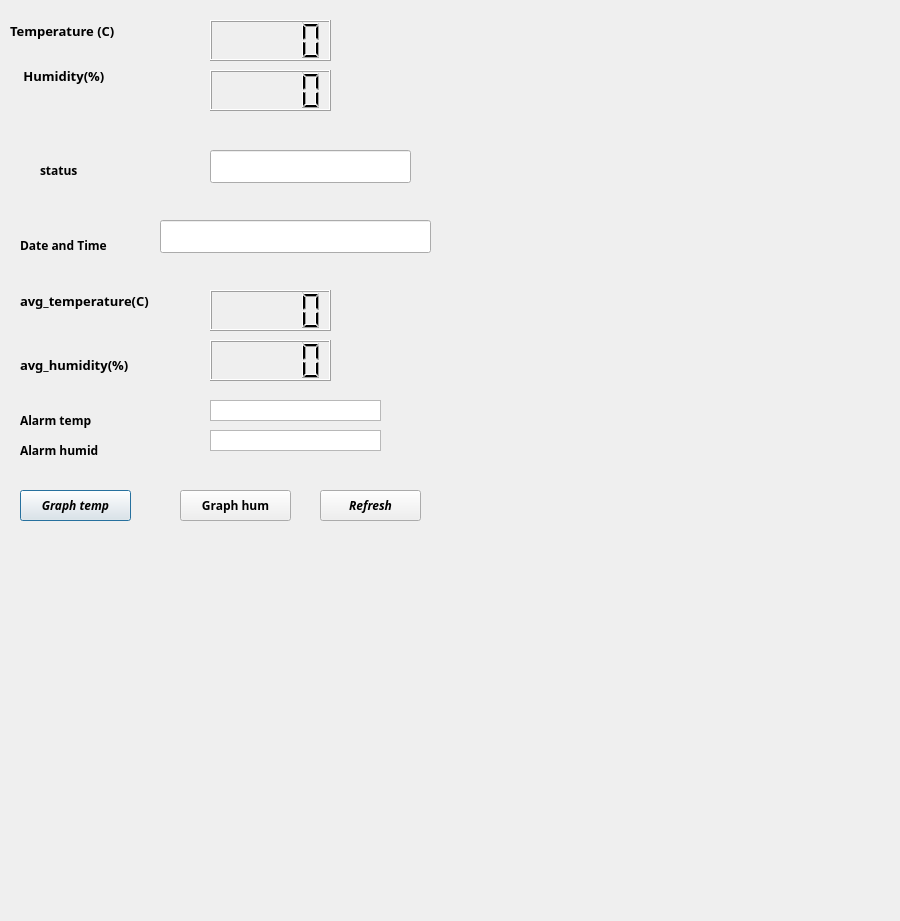
<?xml version="1.0" encoding="UTF-8"?>
<ui version="4.0">
 <class>Dialog</class>
 <widget class="QDialog" name="Dialog">
  <property name="windowModality">
   <enum>Qt::NonModal</enum>
  </property>
  <property name="geometry">
   <rect>
    <x>0</x>
    <y>0</y>
    <width>900</width>
    <height>921</height>
   </rect>
  </property>
  <property name="font">
   <font>
    <family>Sans Serif</family>
    <weight>75</weight>
    <bold>true</bold>
   </font>
  </property>
  <property name="cursor">
   <cursorShape>OpenHandCursor</cursorShape>
  </property>
  <property name="mouseTracking">
   <bool>true</bool>
  </property>
  <property name="windowTitle">
   <string>Dialog</string>
  </property>
  <property name="modal">
   <bool>false</bool>
  </property>
  <widget class="QLabel" name="label_3">
   <property name="geometry">
    <rect>
     <x>40</x>
     <y>160</y>
     <width>61</width>
     <height>21</height>
    </rect>
   </property>
   <property name="font">
    <font>
     <weight>75</weight>
     <bold>true</bold>
    </font>
   </property>
   <property name="mouseTracking">
    <bool>true</bool>
   </property>
   <property name="text">
    <string>status</string>
   </property>
  </widget>
  <widget class="QLabel" name="label_4">
   <property name="geometry">
    <rect>
     <x>20</x>
     <y>220</y>
     <width>131</width>
     <height>51</height>
    </rect>
   </property>
   <property name="text">
    <string>Date and Time</string>
   </property>
  </widget>
  <widget class="QLCDNumber" name="lcdNumber">
   <property name="geometry">
    <rect>
     <x>210</x>
     <y>20</y>
     <width>121</width>
     <height>41</height>
    </rect>
   </property>
  </widget>
  <widget class="QLCDNumber" name="lcdNumber_2">
   <property name="geometry">
    <rect>
     <x>210</x>
     <y>70</y>
     <width>121</width>
     <height>41</height>
    </rect>
   </property>
  </widget>
  <widget class="QLabel" name="label_5">
   <property name="geometry">
    <rect>
     <x>10</x>
     <y>10</y>
     <width>151</width>
     <height>41</height>
    </rect>
   </property>
   <property name="font">
    <font>
     <pointsize>10</pointsize>
     <weight>75</weight>
     <bold>true</bold>
    </font>
   </property>
   <property name="mouseTracking">
    <bool>true</bool>
   </property>
   <property name="text">
    <string>Temperature (C)</string>
   </property>
  </widget>
  <widget class="QLabel" name="label_2">
   <property name="geometry">
    <rect>
     <x>20</x>
     <y>60</y>
     <width>111</width>
     <height>31</height>
    </rect>
   </property>
   <property name="font">
    <font>
     <pointsize>10</pointsize>
     <weight>75</weight>
     <bold>true</bold>
    </font>
   </property>
   <property name="mouseTracking">
    <bool>true</bool>
   </property>
   <property name="text">
    <string> Humidity(%)</string>
   </property>
  </widget>
  <widget class="QLabel" name="label_7">
   <property name="geometry">
    <rect>
     <x>20</x>
     <y>280</y>
     <width>151</width>
     <height>41</height>
    </rect>
   </property>
   <property name="font">
    <font>
     <pointsize>10</pointsize>
     <weight>75</weight>
     <bold>true</bold>
    </font>
   </property>
   <property name="mouseTracking">
    <bool>true</bool>
   </property>
   <property name="text">
    <string>avg_temperature(C)</string>
   </property>
  </widget>
  <widget class="QLCDNumber" name="lcdNumber_3">
   <property name="geometry">
    <rect>
     <x>210</x>
     <y>290</y>
     <width>121</width>
     <height>41</height>
    </rect>
   </property>
  </widget>
  <widget class="QLabel" name="label_8">
   <property name="geometry">
    <rect>
     <x>20</x>
     <y>350</y>
     <width>131</width>
     <height>31</height>
    </rect>
   </property>
   <property name="font">
    <font>
     <pointsize>10</pointsize>
     <weight>75</weight>
     <bold>true</bold>
    </font>
   </property>
   <property name="mouseTracking">
    <bool>true</bool>
   </property>
   <property name="text">
    <string>avg_humidity(%)</string>
   </property>
   <property name="textFormat">
    <enum>Qt::RichText</enum>
   </property>
  </widget>
  <widget class="QLCDNumber" name="lcdNumber_4">
   <property name="geometry">
    <rect>
     <x>210</x>
     <y>340</y>
     <width>121</width>
     <height>41</height>
    </rect>
   </property>
  </widget>
  <widget class="QLineEdit" name="lineEdit">
   <property name="geometry">
    <rect>
     <x>210</x>
     <y>150</y>
     <width>201</width>
     <height>33</height>
    </rect>
   </property>
   <property name="readOnly">
    <bool>true</bool>
   </property>
  </widget>
  <widget class="QLineEdit" name="lineEdit_2">
   <property name="geometry">
    <rect>
     <x>160</x>
     <y>220</y>
     <width>271</width>
     <height>33</height>
    </rect>
   </property>
   <property name="readOnly">
    <bool>true</bool>
   </property>
  </widget>
  <widget class="QGraphicsView" name="graphicsView">
   <property name="geometry">
    <rect>
     <x>210</x>
     <y>400</y>
     <width>171</width>
     <height>21</height>
    </rect>
   </property>
  </widget>
  <widget class="QLabel" name="label">
   <property name="geometry">
    <rect>
     <x>20</x>
     <y>410</y>
     <width>101</width>
     <height>21</height>
    </rect>
   </property>
   <property name="mouseTracking">
    <bool>true</bool>
   </property>
   <property name="text">
    <string>Alarm temp</string>
   </property>
  </widget>
  <widget class="QLabel" name="label_6">
   <property name="geometry">
    <rect>
     <x>20</x>
     <y>440</y>
     <width>111</width>
     <height>21</height>
    </rect>
   </property>
   <property name="text">
    <string>Alarm humid</string>
   </property>
  </widget>
  <widget class="QGraphicsView" name="graphicsView_2">
   <property name="geometry">
    <rect>
     <x>210</x>
     <y>430</y>
     <width>171</width>
     <height>21</height>
    </rect>
   </property>
  </widget>
  <widget class="QPushButton" name="pushButton">
   <property name="geometry">
    <rect>
     <x>20</x>
     <y>490</y>
     <width>111</width>
     <height>31</height>
    </rect>
   </property>
   <property name="font">
    <font>
     <weight>75</weight>
     <italic>true</italic>
     <bold>true</bold>
    </font>
   </property>
   <property name="text">
    <string>Graph temp</string>
   </property>
  </widget>
  <widget class="QPushButton" name="pushButton_2">
   <property name="geometry">
    <rect>
     <x>320</x>
     <y>490</y>
     <width>101</width>
     <height>31</height>
    </rect>
   </property>
   <property name="font">
    <font>
     <weight>75</weight>
     <italic>true</italic>
     <bold>true</bold>
    </font>
   </property>
   <property name="text">
    <string>Refresh</string>
   </property>
  </widget>
  <widget class="QPushButton" name="pushButton_4">
   <property name="geometry">
    <rect>
     <x>180</x>
     <y>490</y>
     <width>111</width>
     <height>31</height>
    </rect>
   </property>
   <property name="text">
    <string>Graph hum</string>
   </property>
  </widget>
 </widget>
 <resources/>
 <connections/>
</ui>
